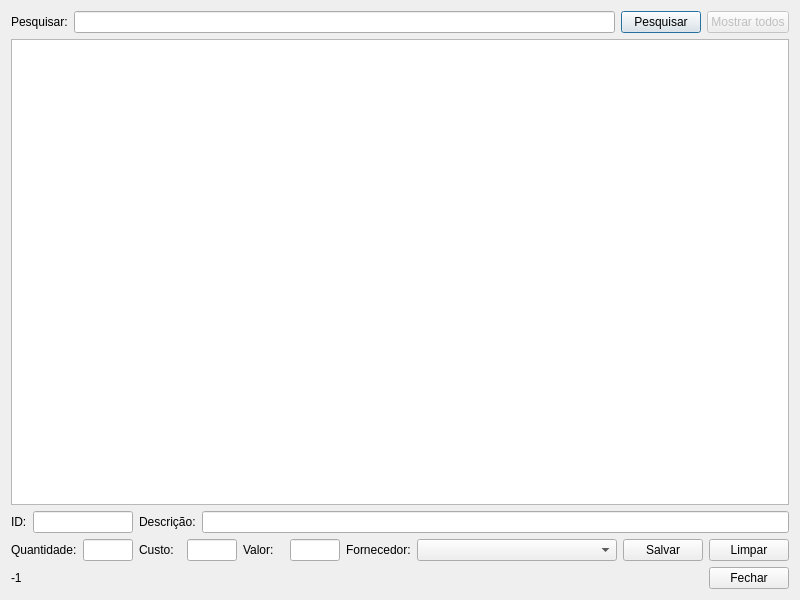
<?xml version="1.0" encoding="UTF-8"?>
<ui version="4.0">
 <class>fm_produtos</class>
 <widget class="QDialog" name="fm_produtos">
  <property name="geometry">
   <rect>
    <x>0</x>
    <y>0</y>
    <width>800</width>
    <height>600</height>
   </rect>
  </property>
  <property name="windowTitle">
   <string>Produtos - Controle de estoque</string>
  </property>
  <property name="windowIcon">
   <iconset resource="resource_files.qrc">
    <normaloff>:/icons/images/icone.png</normaloff>:/icons/images/icone.png</iconset>
  </property>
  <layout class="QGridLayout" name="gridLayout">
   <item row="0" column="0">
    <layout class="QHBoxLayout" name="horizontalLayout">
     <item>
      <widget class="QLabel" name="label">
       <property name="text">
        <string>Pesquisar:</string>
       </property>
      </widget>
     </item>
     <item>
      <widget class="QLineEdit" name="lineEdit_pesquisar"/>
     </item>
     <item>
      <widget class="QPushButton" name="pushButton_pesquisar">
       <property name="text">
        <string>Pesquisar</string>
       </property>
      </widget>
     </item>
     <item>
      <widget class="QPushButton" name="pushButton_mostrar_todos">
       <property name="enabled">
        <bool>false</bool>
       </property>
       <property name="text">
        <string>Mostrar todos</string>
       </property>
      </widget>
     </item>
    </layout>
   </item>
   <item row="1" column="0">
    <widget class="QTableWidget" name="tableWidget_produtos"/>
   </item>
   <item row="2" column="0">
    <layout class="QHBoxLayout" name="horizontalLayout_2">
     <item>
      <widget class="QLabel" name="label_2">
       <property name="text">
        <string>ID:</string>
       </property>
      </widget>
     </item>
     <item>
      <widget class="QLineEdit" name="lineEdit_id">
       <property name="maximumSize">
        <size>
         <width>100</width>
         <height>16777215</height>
        </size>
       </property>
       <property name="text">
        <string/>
       </property>
      </widget>
     </item>
     <item>
      <widget class="QLabel" name="label_3">
       <property name="text">
        <string>Descrição:</string>
       </property>
      </widget>
     </item>
     <item>
      <widget class="QLineEdit" name="lineEdit_descricao"/>
     </item>
    </layout>
   </item>
   <item row="3" column="0">
    <layout class="QHBoxLayout" name="horizontalLayout_3">
     <item>
      <widget class="QLabel" name="label_4">
       <property name="text">
        <string>Quantidade:</string>
       </property>
      </widget>
     </item>
     <item>
      <widget class="QLineEdit" name="lineEdit_quantidade">
       <property name="maximumSize">
        <size>
         <width>50</width>
         <height>16777215</height>
        </size>
       </property>
      </widget>
     </item>
     <item>
      <widget class="QLabel" name="label_5">
       <property name="text">
        <string>Custo:</string>
       </property>
      </widget>
     </item>
     <item>
      <widget class="QLineEdit" name="lineEdit_custo">
       <property name="maximumSize">
        <size>
         <width>50</width>
         <height>16777215</height>
        </size>
       </property>
       <property name="text">
        <string/>
       </property>
      </widget>
     </item>
     <item>
      <widget class="QLabel" name="label_6">
       <property name="text">
        <string>Valor:</string>
       </property>
      </widget>
     </item>
     <item>
      <widget class="QLineEdit" name="lineEdit_valor">
       <property name="maximumSize">
        <size>
         <width>50</width>
         <height>16777215</height>
        </size>
       </property>
      </widget>
     </item>
     <item>
      <widget class="QLabel" name="label_7">
       <property name="text">
        <string>Fornecedor:</string>
       </property>
      </widget>
     </item>
     <item>
      <widget class="QComboBox" name="comboBox_fornecedores">
       <property name="minimumSize">
        <size>
         <width>200</width>
         <height>0</height>
        </size>
       </property>
      </widget>
     </item>
     <item>
      <widget class="QPushButton" name="pushButton_salvar">
       <property name="text">
        <string>Salvar</string>
       </property>
      </widget>
     </item>
     <item>
      <widget class="QPushButton" name="pushButton_limpar">
       <property name="text">
        <string>Limpar</string>
       </property>
      </widget>
     </item>
    </layout>
   </item>
   <item row="4" column="0">
    <layout class="QHBoxLayout" name="horizontalLayout_4">
     <item>
      <widget class="QLabel" name="label_selected_row">
       <property name="text">
        <string>-1</string>
       </property>
      </widget>
     </item>
     <item>
      <spacer name="horizontalSpacer">
       <property name="orientation">
        <enum>Qt::Horizontal</enum>
       </property>
       <property name="sizeHint" stdset="0">
        <size>
         <width>40</width>
         <height>20</height>
        </size>
       </property>
      </spacer>
     </item>
     <item>
      <widget class="QPushButton" name="pushButton_fechar">
       <property name="text">
        <string>Fechar</string>
       </property>
      </widget>
     </item>
    </layout>
   </item>
  </layout>
 </widget>
 <tabstops>
  <tabstop>lineEdit_pesquisar</tabstop>
  <tabstop>pushButton_pesquisar</tabstop>
  <tabstop>pushButton_mostrar_todos</tabstop>
  <tabstop>tableWidget_produtos</tabstop>
  <tabstop>lineEdit_id</tabstop>
  <tabstop>lineEdit_descricao</tabstop>
  <tabstop>lineEdit_quantidade</tabstop>
  <tabstop>lineEdit_custo</tabstop>
  <tabstop>lineEdit_valor</tabstop>
  <tabstop>comboBox_fornecedores</tabstop>
  <tabstop>pushButton_salvar</tabstop>
  <tabstop>pushButton_limpar</tabstop>
  <tabstop>pushButton_fechar</tabstop>
 </tabstops>
 <resources>
  <include location="resource_files.qrc"/>
 </resources>
 <connections/>
</ui>
